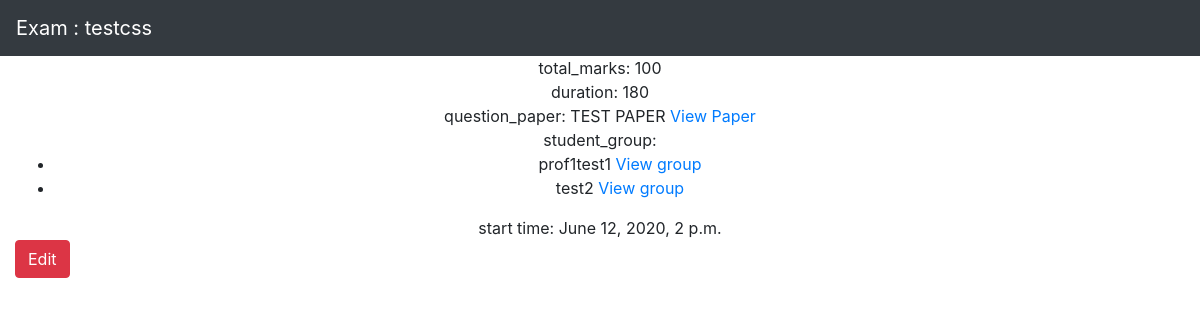
The page /prof/profusername/exams/6 on the database its author committed.
### main/models.py (models this page shows, shortened)
class Exam_Model(models.Model):
    professor = models.ForeignKey(User, limit_choices_to={
                                  'groups__name': "Professor"}, on_delete=models.CASCADE)
    name = models.CharField(max_length=50)
    total_marks = models.IntegerField()
    duration = models.IntegerField()
    question_paper = models.ForeignKey(
        Question_Paper, on_delete=models.CASCADE, related_name='exam')
    student_group = models.ManyToManyField(Special_Students)
    start_time = models.DateTimeField()

class Question_Paper(models.Model):
    professor = models.ForeignKey(User, limit_choices_to={
                                  'groups__name': "Professor"}, on_delete=models.CASCADE)
    qPaperTitle = models.CharField(max_length=100)
    questions = models.ManyToManyField(Question_DB)

class Special_Students(models.Model):
    professor = models.ForeignKey(User, limit_choices_to={
                                  'groups__name': "Professor"}, on_delete=models.CASCADE)
    category_name = models.CharField(max_length=10)
    students = models.ManyToManyField(
        User, limit_choices_to={'groups__name': "Student"}, related_name='students')

### prof/views.py (the view)
# urls.py: path('<str:prof_username>/exams/<int:exam_id>', views.view_exam, name='view_exam'),
def view_exam(request, prof_username, exam_id):
    prof = User.objects.get(username=prof_username)
    exam = Exam_Model.objects.get(professor=prof, pk=exam_id)
    return render(request, 'prof/view_exam.html', {
        'exam': exam, 'prof': prof, 'student_group': exam.student_group.all()
    })

### prof/templates/prof/view_exam.html (shortened to what this page needs)
<!DOCTYPE html>
<html lang="en">
<head>
    <link rel="stylesheet" href="https://maxcdn.bootstrapcdn.com/bootstrap/4.2.1/css/bootstrap.min.css">
    <link rel="stylesheet" href="https://stackpath.bootstrapcdn.com/font-awesome/4.7.0/css/font-awesome.min.css">
</head>
<body>
    <nav class="navbar bg-dark navbar-dark">
        <a class="navbar-brand" href="#">Exam : {{ exam.name }}</a>
    </nav>
    <div class="container-fluid">
        <div align="center">
            <div>
                total_marks: {{exam.total_marks}}<br>
                duration: {{exam.duration}}<br>
                question_paper: {{exam.question_paper.qPaperTitle}}
                <a href="{% url 'prof:view_specific_paper' prof.username exam.question_paper.id %}">View Paper</a><br>
                student_group:
                <ul>
                    {% for group in student_group %}
                    <li>
                        {{ group.category_name }}
                        <a href="{% url 'prof:view_specific_group' prof.username group.id %}">View group</a>
                    </li>
                    {% endfor %}
                </ul>
                start time: {{ exam.start_time }}
            </div>
        </div>
        <a href="{% url 'prof:edit_exam' prof.username exam.id %}" class="btn btn-danger">Edit</a>
    </div>
</body>
</html>

### rows shown on the page
Exam_Model: name "testcss", total_marks "100", duration "180", question_paper.qPaperTitle "TEST PAPER", start_time "June 12, 2020, 2 p.m."
Special_Students: category_name "prof1test1"
Special_Students: category_name "test2"
